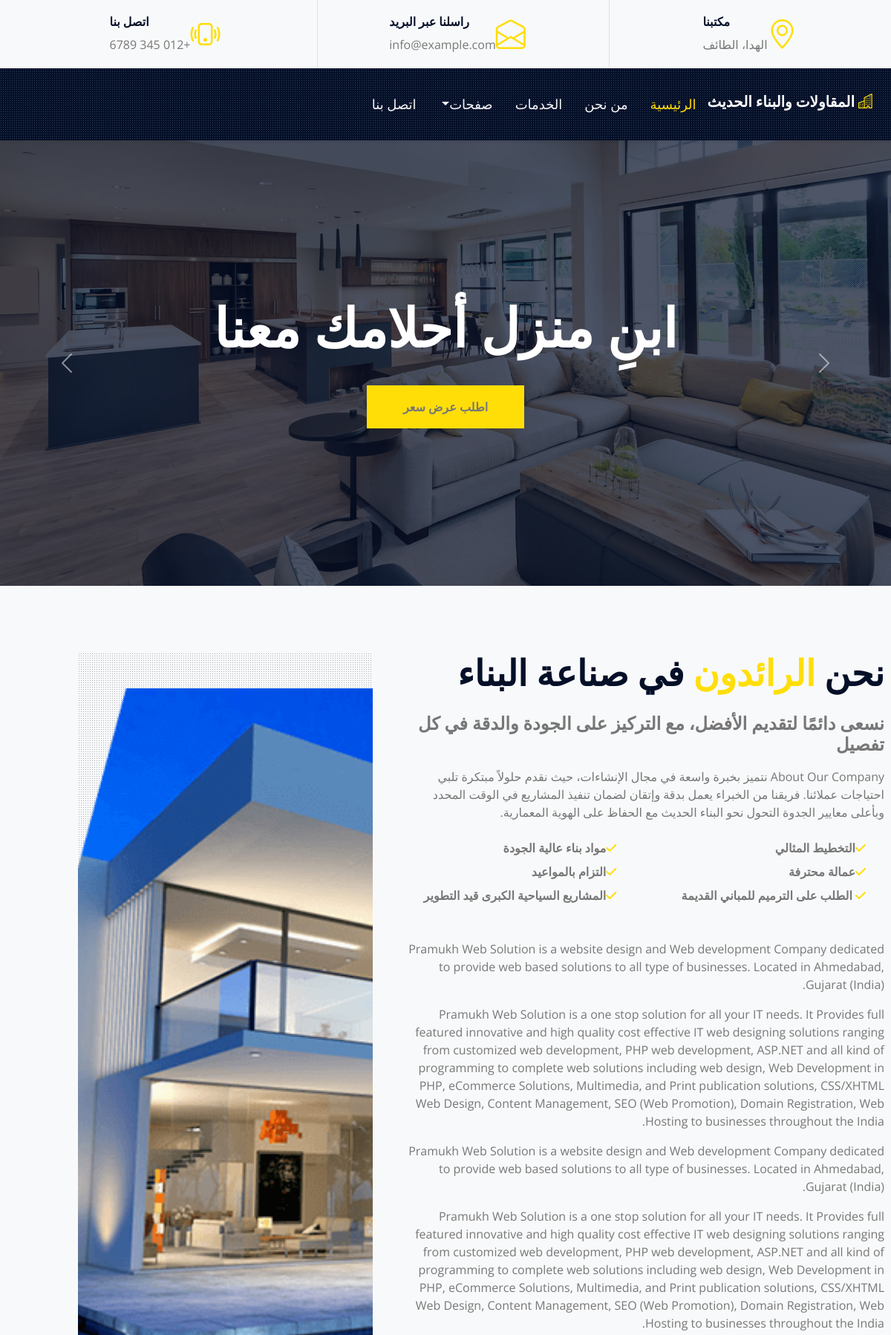
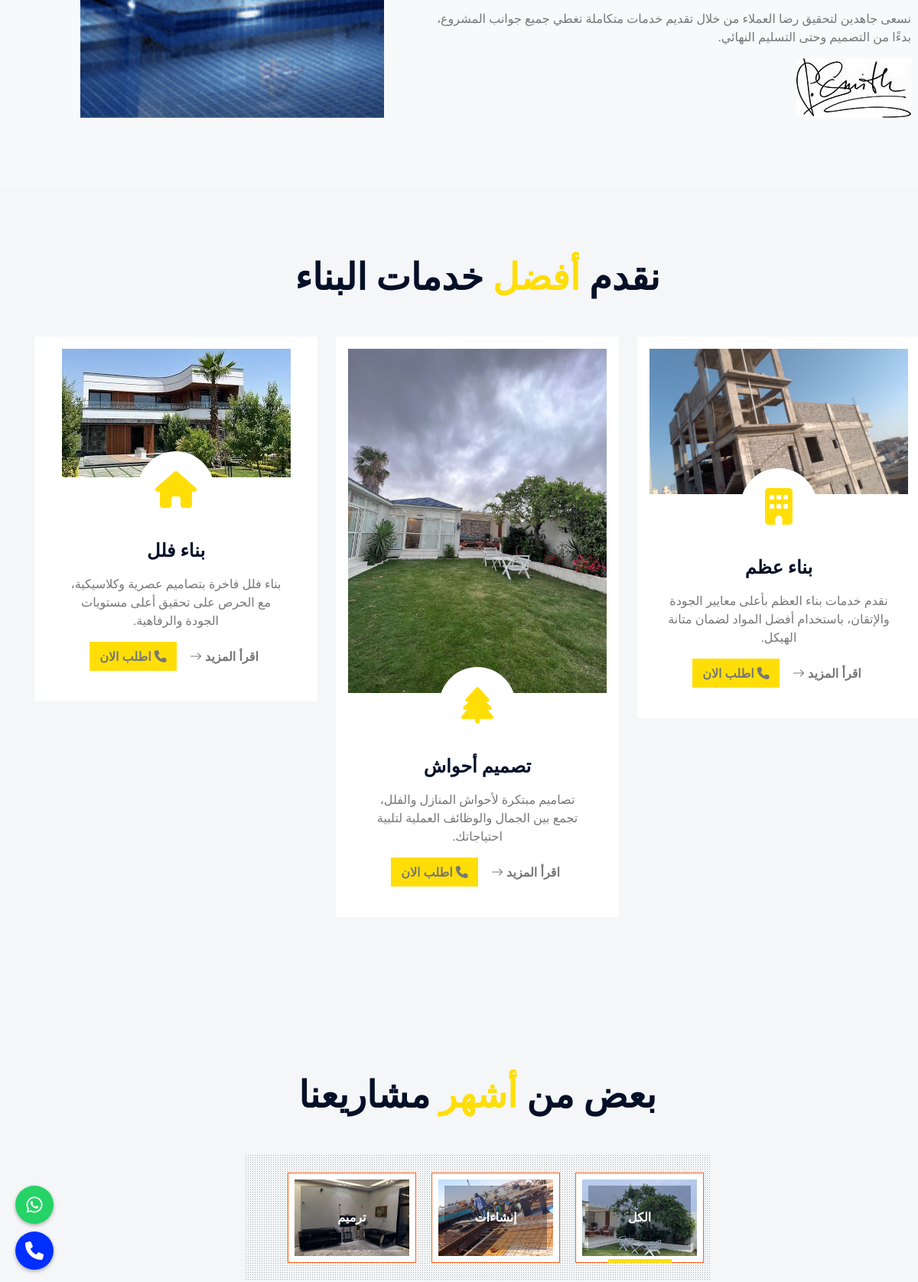
The page / (upper part) on the database its author committed (2 pictures, top to bottom).
### tables this page shows
CREATE TABLE `settings` (
  `id` int(11) NOT NULL,
  `site_title` varchar(255) NOT NULL,
  `description` text NOT NULL,
  `address` varchar(255) NOT NULL,
  `phone` varchar(50) NOT NULL,
  `whatsapp` varchar(50) NOT NULL,
  `copyright` text DEFAULT NULL,
  `favicon` varchar(255) DEFAULT NULL
);

CREATE TABLE `sliders` (
  `id` int(11) NOT NULL,
  `title` varchar(255) NOT NULL,
  `image` varchar(255) NOT NULL,
  `subtitle` varchar(255) DEFAULT NULL,
  `button_text` varchar(100) DEFAULT NULL,
  `button_link` varchar(255) DEFAULT NULL,
  `created_at` timestamp NOT NULL DEFAULT current_timestamp()
);

CREATE TABLE `about` (
  `id` int(10) NOT NULL,
  `title` varchar(100) NOT NULL,
  `content` longtext NOT NULL,
  `image` varchar(300) NOT NULL
);

CREATE TABLE `services` (
  `id` int(11) NOT NULL,
  `name` varchar(255) NOT NULL,
  `description` text NOT NULL,
  `icon_class` varchar(100) NOT NULL,
  `image` varchar(255) NOT NULL,
  `details_url` varchar(255) NOT NULL
);

CREATE TABLE `categories` (
  `id` int(11) NOT NULL,
  `name` varchar(100) NOT NULL,
  `class_name` varchar(50) NOT NULL,
  `image` varchar(255) NOT NULL
);

### index.php (the view, shortened to what this page needs)
<?php
include("config.php");
?>
<?php include("include/header.php"); ?>
<div class="container-fluid p-0">
    <div id="header-carousel" class="carousel slide carousel-fade" data-bs-ride="carousel">
        <div class="carousel-inner">
            <?php
            $query = mysqli_query($con, "SELECT * FROM sliders ORDER BY id ASC");
            $first = true;
            while ($row = mysqli_fetch_assoc($query)) {
            ?>
                <div class="carousel-item <?= $first ? 'active' : '' ?>">
                    <img class="w-100" src="admin/uploads/<?= htmlspecialchars($row['image']) ?>" alt="صورة">
                    <div class="carousel-caption d-flex flex-column align-items-center justify-content-center">
                        <div class="p-3" style="max-width: 900px;">
                            <h1 class="display-2 text-uppercase text-white mb-md-4"><?= htmlspecialchars($row['title']) ?></h1>
                            <?php if ($row['button_text']) : ?>
                                <a href="<?= htmlspecialchars($row['button_link']) ?>" class="btn bg-primary py-md-3 px-md-5 mt-2"><?= htmlspecialchars($row['button_text']) ?></a>
                            <?php endif; ?>
                        </div>
                    </div>
                </div>
            <?php $first = false;
            } ?>
        </div>
        <button class="carousel-control-prev" type="button" data-bs-target="#header-carousel"
            data-bs-slide="prev">
            <span class="carousel-control-prev-icon" aria-hidden="true"></span>
        </button>
        <button class="carousel-control-next" type="button" data-bs-target="#header-carousel"
            data-bs-slide="next">
            <span class="carousel-control-next-icon" aria-hidden="true"></span>
        </button>
    </div>
</div>
<div class="container-fluid py-6 ps-5 pe-0 ">
    <?php
    $query = mysqli_query($con, "SELECT * FROM about");
    while ($row = mysqli_fetch_array($query)) {
    ?>
        <div class="row g-5">
            <div class="col-lg-7">
                <h1 class="display-5 text-uppercase mb-4">نحن <span class="text-primary">الرائدون</span> في صناعة البناء</h1>
                <h4 class="text-uppercase mb-3 text-body">نسعى دائمًا لتقديم الأفضل، مع التركيز على الجودة والدقة في كل تفصيل</h4>
                <p>
                    نتميز بخبرة واسعة في مجال الإنشاءات، حيث نقدم حلولاً مبتكرة تلبي احتياجات عملائنا. فريقنا من الخبراء يعمل بدقة وإتقان لضمان تنفيذ المشاريع في الوقت المحدد وبأعلى معايير الجدوة التحول نحو البناء الحديث مع الحفاظ على الهوية المعمارية.</p>
                <div class="row gx-5 py-2">
                    <div class="col-sm-6 mb-2">
                        <p class="fw-bold mb-2"><i class="fa fa-check text-primary me-3"></i>التخطيط المثالي</p>
                        <p class="fw-bold mb-2"><i class="fa fa-check text-primary me-3"></i>عمالة محترفة</p>
                        <p class="fw-bold mb-2"><i class="fa fa-check text-primary me-3"></i> الطلب على الترميم للمباني القديمة</p>
                    </div>
                    <div class="col-sm-6 mb-2">
                        <p class="fw-bold mb-2"><i class="fa fa-check text-primary me-3"></i>مواد بناء عالية الجودة</p>
                        <p class="fw-bold mb-2"><i class="fa fa-check text-primary me-3"></i>التزام بالمواعيد</p>
                        <p class="fw-bold mb-2"><i class="fa fa-check text-primary me-3"></i>المشاريع السياحية الكبرى قيد التطوير</p>
                    </div>
                </div>
                <p class="mb-4">
                    <?php echo $row['2']; ?>
                    نسعى جاهدين لتحقيق رضا العملاء من خلال تقديم خدمات متكاملة تغطي جميع جوانب المشروع، بدءًا من التصميم وحتى التسليم النهائي.</p>
                <img src="img/signature.jpg" alt="توقيع">
            </div>
            <div class="col-lg-5 pb-5" style="min-height: 400px;">
                <div class="position-relative bg-dark-radial h-100 ms-5">
                    <img class="position-absolute w-100 h-100 mt-5 ms-n5" src="admin/upload/<?php echo $row['3']; ?>" style="object-fit: cover;" alt="صورة عن الشركة">
                </div>
            </div>
        </div>
    <?php } ?>
</div>
<div class="container-fluid bg-light py-6 ps-5 pe-0">
    <div class="text-center mx-auto mb-5" style="max-width: 600px;">
        <h1 class="display-5 text-uppercase mb-4">نقدم <span class="text-primary">أفضل</span> خدمات البناء</h1>
    </div>
    <?php
    $sql = "SELECT * FROM services";
    $result = $con->query($sql);
    ?>
    <div class="row">
        <?php
        if ($result->num_rows > 0) {
            while ($row = $result->fetch_assoc()) {
        ?>
                <div class="col-lg-4 col-md-6 mb-4">
                    <div class="service-item bg-white rounded d-flex flex-column align-items-center text-center p-3">
                        <img class="img-fluid mb-3" src="admin/uploads/<?php echo htmlspecialchars($row['image']); ?>" alt="<?php echo htmlspecialchars($row['name']); ?>">
                        <div class="service-icon bg-white mb-3">
                            <i class="fa fa-3x <?php echo htmlspecialchars($row['icon_class']); ?> text-primary"></i>
                        </div>
                        <div class="px-4 pb-4">
                            <h4 class="text-uppercase mb-3">
                                <a href="<?php echo htmlspecialchars($row['details_url']); ?>" style="text-decoration:none; color:inherit;">
                                    <?php echo htmlspecialchars($row['name']); ?>
                                </a>
                            </h4>
                            <p><?php echo htmlspecialchars($row['description']); ?></p>
                            <div>
                                <a class="btn" href="<?php echo htmlspecialchars($row['details_url']); ?>">اقرأ المزيد <i class="bi bi-arrow-right"></i></a>
                                <a href="tel:+967773748697" class="btn bg-primary ms-2" title="اتصال">
                                    <i class="fas fa-phone"> اطلب الان</i>
                                </a>
                            </div>
                        </div>
                    </div>
                </div>
        <?php
            }
        } else {
            echo "<p>لا توجد خدمات حالياً.</p>";
        }
        ?>
    </div>
</div>
<?php
        $categories_result = mysqli_query($con, "SELECT * FROM categories ORDER BY id");
        $filter = $_GET['filter'] ?? '*';
?>
<div class="container-fluid bg-light py-6 ps-5 pe-0">
    <div class="text-center mx-auto mb-5" style="max-width: 600px;">
        <h1 class="display-5 text-uppercase mb-4">بعض من <span class="text-primary">أشهر</span> مشاريعنا</h1>
    </div>
    <div class="row gx-5">
        <div class="col-12 text-center">
            <div class="d-inline-block bg-dark-radial text-center pt-4 ps-5 pe-0 mb-5">
                <ul class="list-inline mb-0" id="portfolio-flters" style="position: relative;">
                    <?php while ($cat = mysqli_fetch_assoc($categories_result)): ?>
                        <li class="btn btn-outline-primary bg-white p-2 mx-2 mb-4 <?php echo ($filter == $cat['class_name'] || ($filter == '*' && $cat['class_name'] == '*')) ? 'active' : '' ?>"
                            data-filter="<?php echo htmlspecialchars($cat['class_name']); ?>" style="position: relative;">
                            <a href="?filter=<?php echo urlencode($cat['class_name']); ?>"
                                style="text-decoration:none; color:inherit; position: relative; display: inline-block;">
                                <img src="admin/uploads/<?php echo htmlspecialchars($cat['image']); ?>"
                                    style="width: 150px; height: 100px; object-fit: cover;">
                                <div class="position-absolute top-0 start-0 end-0 bottom-0 m-2 d-flex align-items-center justify-content-center"
                                    style="background: rgba(4, 15, 40, .3);">
                                    <h6 class="text-white text-uppercase m-0"><?php echo htmlspecialchars($cat['name']); ?></h6>
                                </div>
                            </a>
                        </li>
                    <?php endwhile; ?>
                </ul>
            </div>
        </div>
    </div>
</div>
<?php include("include/footer.php"); ?>

### include/header.php (shortened to what this page needs)
<?php
include("config.php");
$query = mysqli_query($con, "SELECT * FROM settings LIMIT 1");
$settings = mysqli_fetch_assoc($query);
?>
<!DOCTYPE html>
<html lang="ar" dir="rtl">
<head>
    <link href="https://cdnjs.cloudflare.com/ajax/libs/font-awesome/5.15.0/css/all.min.css" rel="stylesheet">
    <link href="https://cdn.jsdelivr.net/npm/bootstrap-icons@1.4.1/font/bootstrap-icons.css" rel="stylesheet">
    <link href="lib/owlcarousel/assets/owl.carousel.min.css" rel="stylesheet">
    <link href="lib/tempusdominus/css/tempusdominus-bootstrap-4.min.css" rel="stylesheet" />
    <link href="lib/lightbox/css/lightbox.min.css" rel="stylesheet">
    <link href="css/bootstrap.min.css" rel="stylesheet">
    <link href="css/style.css" rel="stylesheet">
  <link rel="stylesheet" href="https://cdnjs.cloudflare.com/ajax/libs/font-awesome/6.4.0/css/all.min.css">
</head>
<body>
<div class="fixed-icons">
  <a href="https://wa.me/<?php echo $settings['whatsapp']; ?>" target="_blank" title="واتساب">
    <i class="fab fa-whatsapp"></i>
  </a>
  <a href="tel:<?php echo $settings['phone']; ?>" class="phone" style="background-color:#002fff" title="اتصال">
    <i class="fas fa-phone"></i>
  </a>
</div>
    <div class="container-fluid ps-5 pe-0 d-none d-lg-block">
        <div class="row gx-5">
            <div class="col-lg-4 text-center py-3">
                <div class="d-inline-flex align-items-center">
                    <i class="bi bi-geo-alt fs-1 text-primary me-3"></i>
                    <div class="text-start">
                        <h6 class="text-uppercase fw-bold">مكتبنا</h6>
                        <span>الهدا، الطائف</span>
                    </div>
                </div>
            </div>
            <div class="col-lg-4 text-center border-start border-end py-3">
                <div class="d-inline-flex align-items-center">
                    <i class="bi bi-envelope-open fs-1 text-primary me-3"></i>
                    <div class="text-start">
                        <h6 class="text-uppercase fw-bold">راسلنا عبر البريد</h6>
                        <span>info@example.com</span>
                    </div>
                </div>
            </div>
            <div class="col-lg-4 text-center py-3">
                <div class="d-inline-flex align-items-center">
                    <i class="bi bi-phone-vibrate fs-1 text-primary me-3"></i>
                    <div class="text-start">
                        <h6 class="text-uppercase fw-bold">اتصل بنا</h6>
                        <span>+012 345 6789</span>
                    </div>
                </div>
            </div>
        </div>
    </div>
<div class="container-fluid sticky-top bg-dark bg-light-radial shadow-sm ps-5 pe-0 pe-lg-0">
    <nav class="navbar navbar-expand-lg bg-dark bg-light-radial navbar-dark py-3 py-lg-0">
        <a href="index.php" class="navbar-brand">
            <h5 class=" text-white">
                <i class="bi bi-building text-primary me-2"></i>
                 <?php echo $settings['site_title']; ?></h5>
        </a>
        <div class="collapse navbar-collapse" id="navbarCollapse">
            <div class="navbar-nav ms-auto py-0">
                <a href="index.php" class="nav-item nav-link <?php echo basename($_SERVER['PHP_SELF']) == 'index.php' ? 'active' : ''?>">الرئيسية</a>
                <a href="about.php" class="nav-item nav-link <?php echo basename($_SERVER['PHP_SELF']) == 'about.php' ? 'active' : ''?>">من نحن</a>
                <a href="service.php" class="nav-item nav-link <?php echo basename($_SERVER['PHP_SELF']) == 'service.php' ? 'active' : ''?>">الخدمات</a>
                <div class="nav-item dropdown">
                    <a href="#" class="nav-link dropdown-toggle" data-bs-toggle="dropdown">صفحات</a>
                </div>
                <a href="contact.php" class="nav-item nav-link <?php echo basename($_SERVER['PHP_SELF']) == 'contact.php' ? 'active' : ''?>">اتصل بنا</a>
            </div>
        </div>
    </nav>
</div>

### rows shown on the page
settings: site_title "المقاولات والبناء الحديث"
sliders: image (picture), title "ابنِ منزل أحلامك معنا", button_text "اطلب عرض سعر"
about: content "Pramukh Web Solution is a website design and Web development Company dedicated to provide web based solutions to all type of businesses. Located in Ahmedabad, Gujarat (India). Pramukh Web Solution is a one stop solution for all your IT needs. It Provides full featured innovative and high quality cost effective IT web designing solutions ranging from customized web development, PHP web development, ASP.NET and all kind of programming to complete web solutions including web design, Web Development in PHP, eCommerce Solutions, Multimedia, and Print publication solutions, CSS/XHTML Web Design, Content Management, SEO (Web Promotion), Domain Registration, Web Hosting to businesses throughout the…", image (picture)
services: image (picture), name "بناء عظم", description "نقدم خدمات بناء العظم بأعلى معايير الجودة والإتقان، باستخدام أفضل المواد لضمان متانة الهيكل."
services: image (picture), name "تصميم أحواش", description "تصاميم مبتكرة لأحواش المنازل والفلل، تجمع بين الجمال والوظائف العملية لتلبية احتياجاتك."
services: image (picture), name "بناء فلل", description "بناء فلل فاخرة بتصاميم عصرية وكلاسيكية، مع الحرص على تحقيق أعلى مستويات الجودة والرفاهية."
categories: image (picture), name "الكل"
categories: image (picture), name "إنشاءات"
categories: image (picture), name "ترميم"
